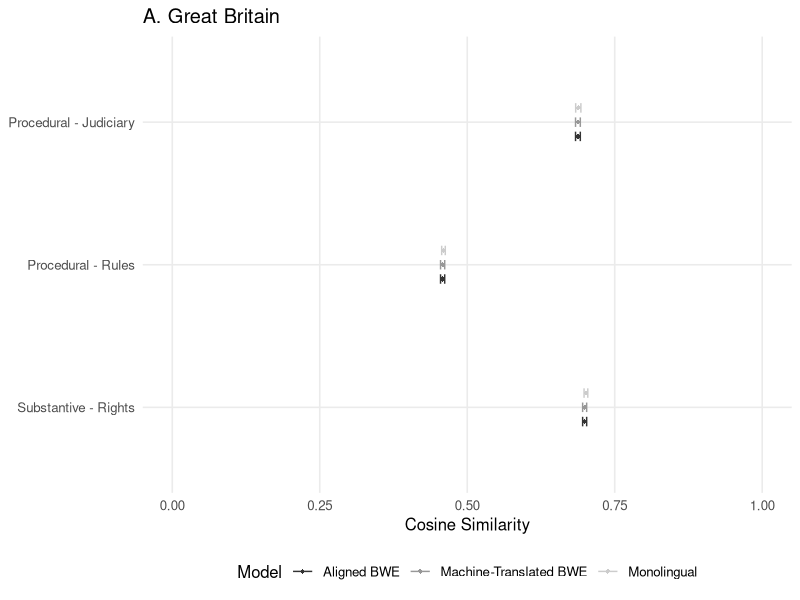
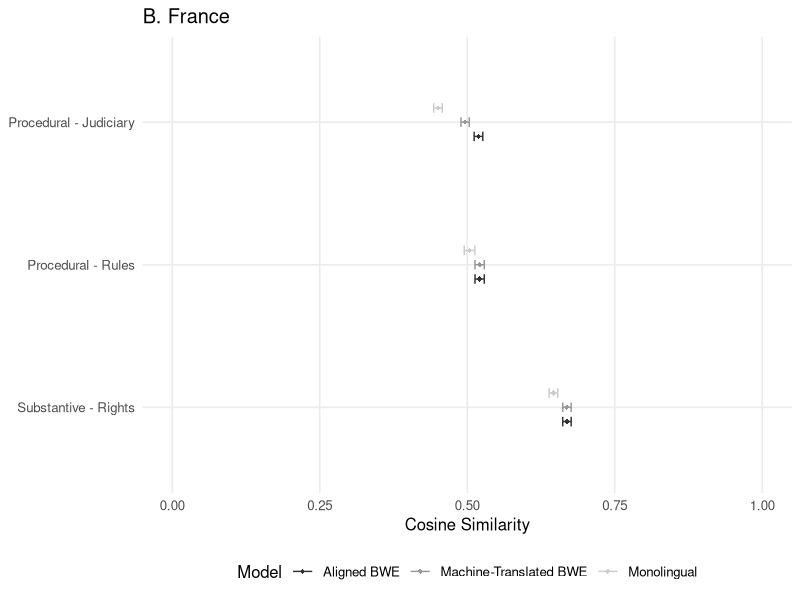
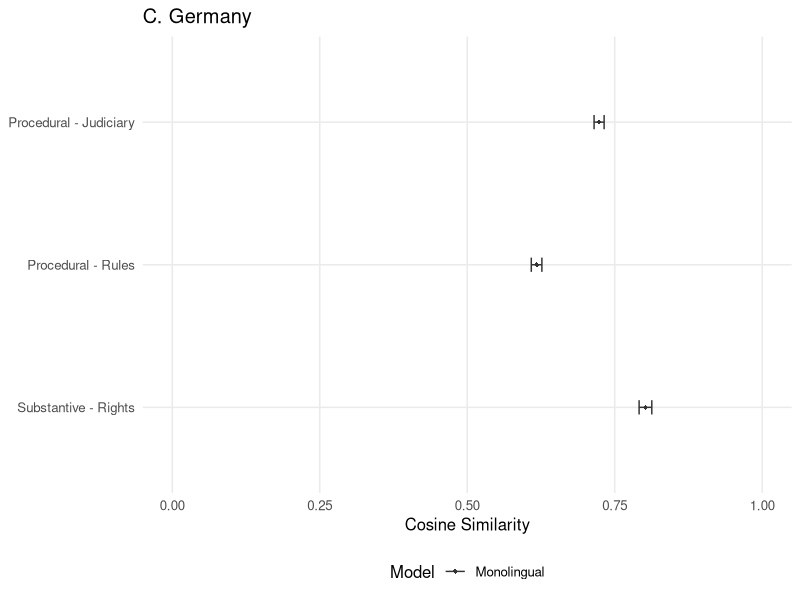
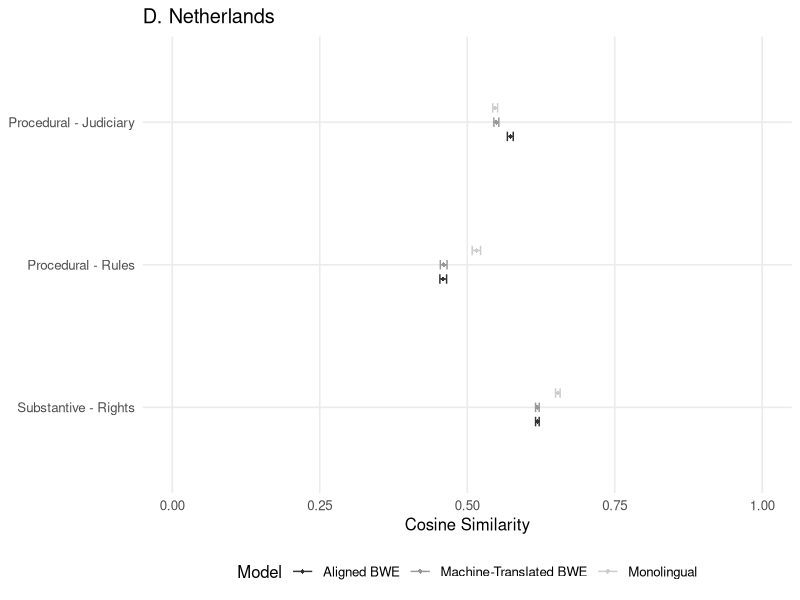
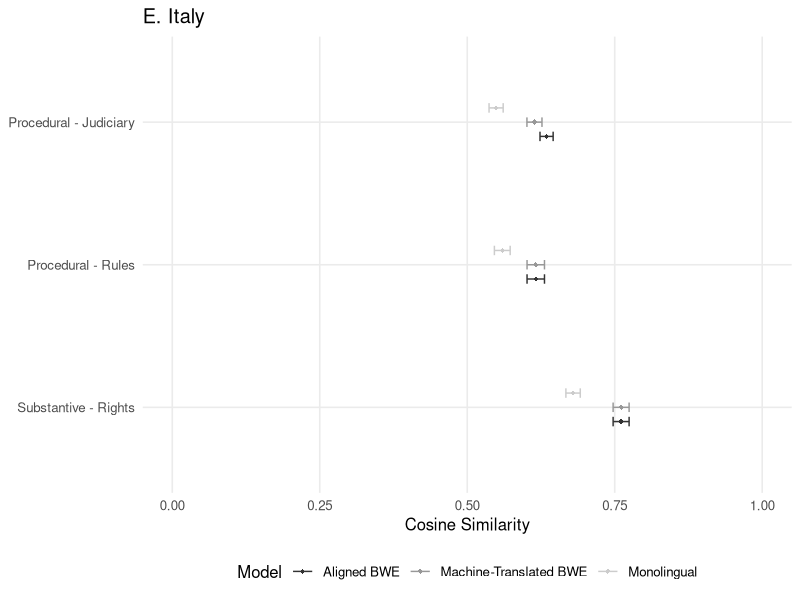
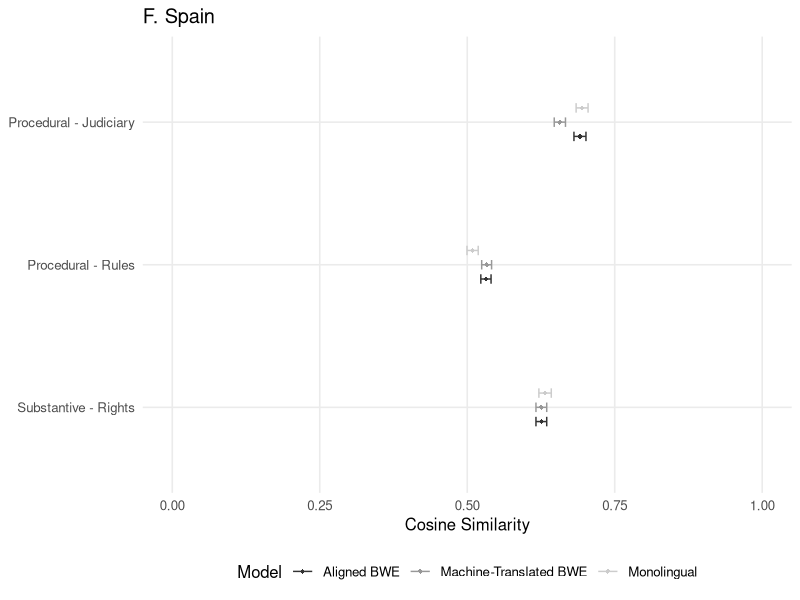
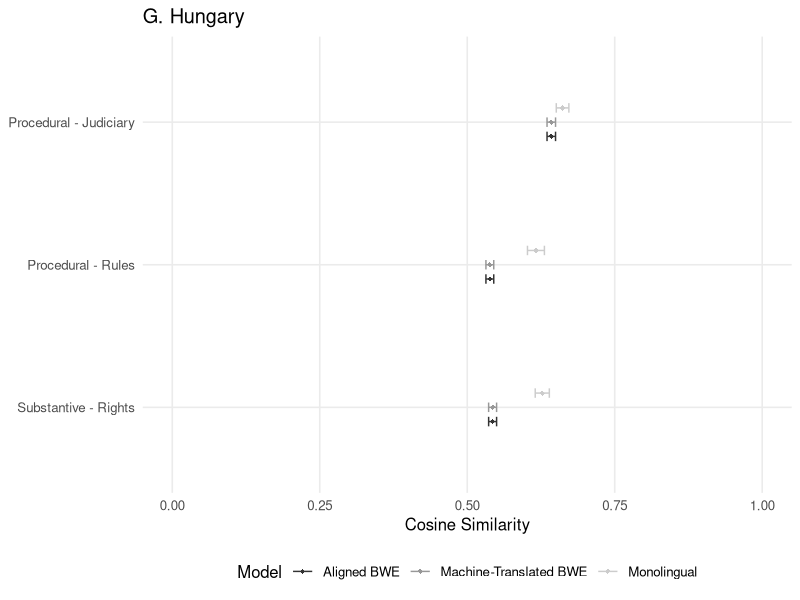
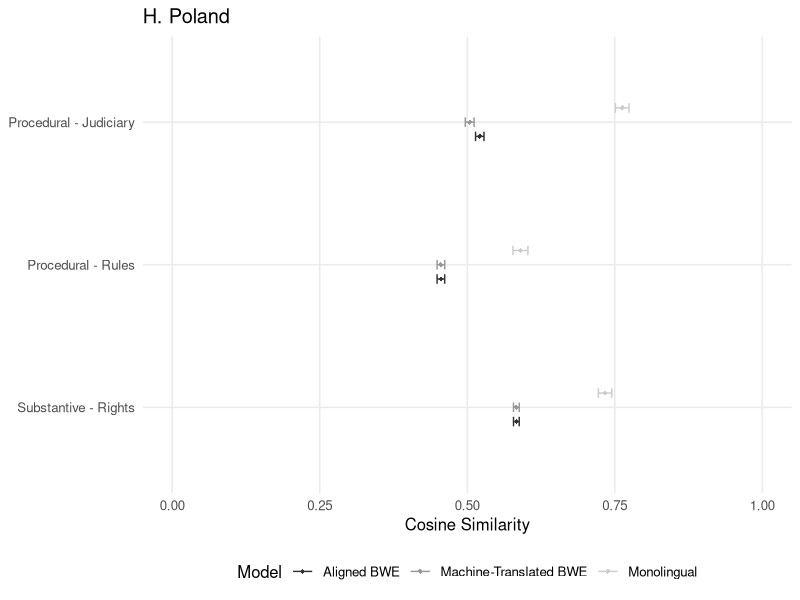

Here is the R script that generated these plots, in order:
## Bastián González-Bustamante and Jaroslaw Kantorowicz
## Faculty of Governance and Global Affairs, Leiden University
## August 2024

## Packages
library(tidyverse)
library(ggplot2)

## Data
parlamint <- read.csv("data/tidy/summary_estimates_ParlaMint.csv", sep = ",", encoding = "UTF-8")
wjp <- read.csv("data/tidy/wjp_recalculations.csv", sep = ";")
bootstrap <- 30

## 95% CIs
parlamint$se <- parlamint$std / sqrt(bootstrap)
parlamint$lower_ci <- parlamint$cosine - 1.96 * parlamint$se
parlamint$upper_ci <- parlamint$cosine + 1.96 * parlamint$se

pdf("results/figures/crosslingual_Great_Britain.pdf", width = 6.826666666666667, height = 5.12)
png("results/figures/crosslingual_Great_Britain.png", width = (1024*2), height = (768*2), units = 'px', res = 300)
ggplot(aes(x = cosine, y = factor(cluster, levels = rev(levels(factor(cluster)))),
           color = model, group = model), data = subset(parlamint, country == "Great Britain" & cluster != "Substantive - Democracy")) +
  geom_errorbar(aes(xmin = lower_ci, xmax = upper_ci), width = 0.2, position = position_dodge(0.3)) +
  geom_point(shape = 18, size = 1.5, position = position_dodge(0.3)) + 
  scale_colour_grey(name = "Model") +
  theme_minimal(base_size = 12) + theme(legend.position = "bottom") +
  coord_cartesian(expand = TRUE, xlim = c(0, 1)) +
  theme(panel.grid.minor = element_blank()) +
  labs(y = NULL, x = "Cosine Similarity", title = "A. Great Britain", subtitle = NULL, caption = NULL)
dev.off()

pdf("results/figures/crosslingual_France.pdf", width = 6.826666666666667, height = 5.12)
png("results/figures/crosslingual_France.png", width = (1024*2), height = (768*2), units = 'px', res = 300)
ggplot(aes(x = cosine, y = factor(cluster, levels = rev(levels(factor(cluster)))),
           color = model, group = model), data = subset(parlamint, country == "France" & cluster != "Substantive - Democracy")) +
  geom_errorbar(aes(xmin = lower_ci, xmax = upper_ci), width = 0.2, position = position_dodge(0.3)) +
  geom_point(shape = 18, size = 1.5, position = position_dodge(0.3)) + 
  scale_colour_grey(name = "Model") +
  theme_minimal(base_size = 12) + theme(legend.position = "bottom") +
  coord_cartesian(expand = TRUE, xlim = c(0, 1)) +
  theme(panel.grid.minor = element_blank()) +
  labs(y = NULL, x = "Cosine Similarity", title = "B. France", subtitle = NULL, caption = NULL)
dev.off()

pdf("results/figures/crosslingual_Germany.pdf", width = 6.826666666666667, height = 5.12)
png("results/figures/crosslingual_Germany.png", width = (1024*2), height = (768*2), units = 'px', res = 300)
ggplot(aes(x = cosine, y = factor(cluster, levels = rev(levels(factor(cluster)))),
           color = model, group = model), data = subset(parlamint, country == "Germany" & cluster != "Substantive - Democracy")) +
  geom_errorbar(aes(xmin = lower_ci, xmax = upper_ci), width = 0.1, position = position_dodge(0.3)) +
  geom_point(shape = 18, size = 1.5, position = position_dodge(0.3)) + 
  scale_colour_grey(name = "Model") +
  theme_minimal(base_size = 12) + theme(legend.position = "bottom") +
  coord_cartesian(expand = TRUE, xlim = c(0, 1)) +
  theme(panel.grid.minor = element_blank()) +
  labs(y = NULL, x = "Cosine Similarity", title = "C. Germany", subtitle = NULL, caption = NULL)
dev.off()

pdf("results/figures/crosslingual_Netherlands.pdf", width = 6.826666666666667, height = 5.12)
png("results/figures/crosslingual_Netherlands.png", width = (1024*2), height = (768*2), units = 'px', res = 300)
ggplot(aes(x = cosine, y = factor(cluster, levels = rev(levels(factor(cluster)))),
           color = model, group = model), data = subset(parlamint, country == "Netherlands" & cluster != "Substantive - Democracy")) +
  geom_errorbar(aes(xmin = lower_ci, xmax = upper_ci), width = 0.2, position = position_dodge(0.3)) +
  geom_point(shape = 18, size = 1.5, position = position_dodge(0.3)) + 
  scale_colour_grey(name = "Model") +
  theme_minimal(base_size = 12) + theme(legend.position = "bottom") +
  coord_cartesian(expand = TRUE, xlim = c(0, 1)) +
  theme(panel.grid.minor = element_blank()) +
  labs(y = NULL, x = "Cosine Similarity", title = "D. Netherlands", subtitle = NULL, caption = NULL)
dev.off()

pdf("results/figures/crosslingual_Italy.pdf", width = 6.826666666666667, height = 5.12)
png("results/figures/crosslingual_Italy.png", width = (1024*2), height = (768*2), units = 'px', res = 300)
ggplot(aes(x = cosine, y = factor(cluster, levels = rev(levels(factor(cluster)))),
           color = model, group = model), data = subset(parlamint, country == "Italy" & cluster != "Substantive - Democracy")) +
  geom_errorbar(aes(xmin = lower_ci, xmax = upper_ci), width = 0.2, position = position_dodge(0.3)) +
  geom_point(shape = 18, size = 1.5, position = position_dodge(0.3)) + 
  scale_colour_grey(name = "Model") +
  theme_minimal(base_size = 12) + theme(legend.position = "bottom") +
  coord_cartesian(expand = TRUE, xlim = c(0, 1)) +
  theme(panel.grid.minor = element_blank()) +
  labs(y = NULL, x = "Cosine Similarity", title = "E. Italy", subtitle = NULL, caption = NULL)
dev.off()

pdf("results/figures/crosslingual_Spain.pdf", width = 6.826666666666667, height = 5.12)
png("results/figures/crosslingual_Spain.png", width = (1024*2), height = (768*2), units = 'px', res = 300)
ggplot(aes(x = cosine, y = factor(cluster, levels = rev(levels(factor(cluster)))),
           color = model, group = model), data = subset(parlamint, country == "Spain" & cluster != "Substantive - Democracy")) +
  geom_errorbar(aes(xmin = lower_ci, xmax = upper_ci), width = 0.2, position = position_dodge(0.3)) +
  geom_point(shape = 18, size = 1.5, position = position_dodge(0.3)) + 
  scale_colour_grey(name = "Model") +
  theme_minimal(base_size = 12) + theme(legend.position = "bottom") +
  coord_cartesian(expand = TRUE, xlim = c(0, 1)) +
  theme(panel.grid.minor = element_blank()) +
  labs(y = NULL, x = "Cosine Similarity", title = "F. Spain", subtitle = NULL, caption = NULL)
dev.off()

pdf("results/figures/crosslingual_Hungary.pdf", width = 6.826666666666667, height = 5.12)
png("results/figures/crosslingual_Hungary.png", width = (1024*2), height = (768*2), units = 'px', res = 300)
ggplot(aes(x = cosine, y = factor(cluster, levels = rev(levels(factor(cluster)))),
           color = model, group = model), data = subset(parlamint, country == "Hungary" & cluster != "Substantive - Democracy")) +
  geom_errorbar(aes(xmin = lower_ci, xmax = upper_ci), width = 0.2, position = position_dodge(0.3)) +
  geom_point(shape = 18, size = 1.5, position = position_dodge(0.3)) + 
  scale_colour_grey(name = "Model") +
  theme_minimal(base_size = 12) + theme(legend.position = "bottom") +
  coord_cartesian(expand = TRUE, xlim = c(0, 1)) +
  theme(panel.grid.minor = element_blank()) +
  labs(y = NULL, x = "Cosine Similarity", title = "G. Hungary", subtitle = NULL, caption = NULL)
dev.off()

pdf("results/figures/crosslingual_Poland.pdf", width = 6.826666666666667, height = 5.12)
png("results/figures/crosslingual_Poland.png", width = (1024*2), height = (768*2), units = 'px', res = 300)
ggplot(aes(x = cosine, y = factor(cluster, levels = rev(levels(factor(cluster)))),
           color = model, group = model), data = subset(parlamint, country == "Poland" & cluster != "Substantive - Democracy")) +
  geom_errorbar(aes(xmin = lower_ci, xmax = upper_ci), width = 0.2, position = position_dodge(0.3)) +
  geom_point(shape = 18, size = 1.5, position = position_dodge(0.3)) + 
  scale_colour_grey(name = "Model") +
  theme_minimal(base_size = 12) + theme(legend.position = "bottom") +
  coord_cartesian(expand = TRUE, xlim = c(0, 1)) +
  theme(panel.grid.minor = element_blank()) +
  labs(y = NULL, x = "Cosine Similarity", title = "H. Poland", subtitle = NULL, caption = NULL)
dev.off()

pdf("results/figures/crosslingual_judiciary.pdf", width = 6.826666666666667, height = 5.12)
png("results/figures/crosslingual_judiciary.png", width = (1024*2), height = (768*2), units = 'px', res = 300)
ggplot(aes(x = cosine, y = factor(country, levels = rev(levels(factor(country)))), color = model, group = model), 
       data = subset(parlamint, cluster == "Procedural - Judiciary")) +
  geom_errorbar(aes(xmin = lower_ci, xmax = upper_ci), width = 0.2, position = position_dodge(0.8)) +
  geom_point(shape = 18, size = 2, position = position_dodge(0.8)) + 
  scale_colour_grey(name = "Model") +
  theme_minimal(base_size = 12) + theme(legend.position = "bottom") +
  coord_cartesian(expand = TRUE, xlim = c(0, 1)) +
  theme(panel.grid.minor = element_blank()) +
  labs(y = NULL, x = "Cosine Similarity", title = NULL, subtitle = NULL, caption = NULL)
dev.off()

pdf("results/figures/crosslingual_rules.pdf", width = 6.826666666666667, height = 5.12)
png("results/figures/crosslingual_rules.png", width = (1024*2), height = (768*2), units = 'px', res = 300)
ggplot(aes(x = cosine, y = factor(country, levels = rev(levels(factor(country)))), color = model, group = model), 
       data = subset(parlamint, cluster == "Procedural - Rules")) +
  geom_errorbar(aes(xmin = lower_ci, xmax = upper_ci), width = 0.2, position = position_dodge(0.8)) +
  geom_point(shape = 18, size = 2, position = position_dodge(0.8)) + 
  scale_colour_grey(name = "Model") +
  theme_minimal(base_size = 12) + theme(legend.position = "bottom") +
  coord_cartesian(expand = TRUE, xlim = c(0, 1)) +
  theme(panel.grid.minor = element_blank()) +
  labs(y = NULL, x = "Cosine Similarity", title = NULL, subtitle = NULL, caption = NULL)
dev.off()

pdf("results/figures/crosslingual_rights.pdf", width = 6.826666666666667, height = 5.12)
png("results/figures/crosslingual_rights.png", width = (1024*2), height = (768*2), units = 'px', res = 300)
ggplot(aes(x = cosine, y = factor(country, levels = rev(levels(factor(country)))), color = model, group = model), 
       data = subset(parlamint, cluster == "Substantive - Rights")) +
  geom_errorbar(aes(xmin = lower_ci, xmax = upper_ci), width = 0.2, position = position_dodge(0.8)) +
  geom_point(shape = 18, size = 2, position = position_dodge(0.8)) + 
  scale_colour_grey(name = "Model") +
  theme_minimal(base_size = 12) + theme(legend.position = "bottom") +
  coord_cartesian(expand = TRUE, xlim = c(0, 1)) +
  theme(panel.grid.minor = element_blank()) +
  labs(y = NULL, x = "Cosine Similarity", title = NULL, subtitle = NULL, caption = NULL)
dev.off()

## Recoding WJP
wjp$constraints <- as.numeric(str_replace_all(wjp$Factor.1..Constraints.on.Government.Powers, ",", "."))
wjp$corruption <- as.numeric(str_replace_all(wjp$Factor.2..Absence.of.Corruption, ",", "."))
wjp$open_government <- as.numeric(str_replace_all(wjp$Factor.3..Open.Government, ",", "."))
wjp$rights <- as.numeric(str_replace_all(wjp$Factor.4..Fundamental.Rights, ",", "."))
wjp$security <- as.numeric(str_replace_all(wjp$Factor.5..Order.and.Security, ",", "."))
wjp$regulations <- as.numeric(str_replace_all(wjp$Factor.6..Regulatory.Enforcement, ",", "."))
wjp$civil_justice <- as.numeric(str_replace_all(wjp$Factor.7..Civil.Justice, ",", "."))
wjp$criminal_justice <- as.numeric(str_replace_all(wjp$Factor.8..Criminal.Justice, ",", "."))
wjp <- wjp %>% mutate(justice = (criminal_justice + civil_justice)/2)
wjp$WJP <- as.numeric(str_replace_all(wjp$WJP.Rule.of.Law.Index..Overall.Score, ",", "."))

wjp$constraints_weight <- 0.38/3.22 ## accountability 0.1180124
wjp$corruption_weight <- 0.46/3.22 ## corruption 0.1428571
wjp$open_government_weight <- 0.39/3.22 ## open government 0.121118
wjp$human_rights_weight <- 0.61/3.22 ## human rights 0.189441
wjp$security_weight <- 0.39/3.22 ## security 0.121118
wjp$regulations_weight <- 0.33/3.22 ## regulations 0.1024845
wjp$justice_weight <- 0.66/3.22 ## judicial independence 0.2049689

wjp <- wjp %>% mutate(WJP_Recalculated = constraints_weight*constraints +
                        corruption_weight * corruption +
                        open_government_weight * open_government +
                        human_rights_weight * rights +
                        security_weight * security +
                        regulations_weight * regulations +
                        justice_weight * justice)

wjp <- wjp %>% mutate(WJP_difference = abs(WJP - WJP_Recalculated))

wjp_order <- wjp %>% arrange(desc(WJP_difference))

wjp_selected <- wjp %>% filter(Country.Code == "POL" | 
                                 Country.Code == "HUN" | 
                                 Country.Code == "ITA" | 
                                 Country.Code == "FRA" | 
                                 Country.Code == "DEU" | 
                                 Country.Code == "ESP" | 
                                 Country.Code == "NLD" | 
                                 Country.Code == "GBR")

wjp_selected <- wjp_selected[order(-wjp_selected$WJP),]

wjp_selected <- wjp_selected %>% arrange(desc(WJP))

pdf("results/figures/recalculation_main.pdf", width = 6.826666666666667, height = 5.12)
png("results/figures/recalculation_main.png", width = (1024*2), height = (768*2), units = 'px', res = 300)
ggplot(wjp_selected, aes(y = reorder(Country.Code, WJP))) +
  geom_segment(aes(yend = Country.Code, x = WJP, xend = WJP_Recalculated)) +
  geom_point(aes(x = WJP, color = "WJP"), size = 3) + 
  geom_point(aes(x = WJP_Recalculated, color = "WJP Recalculated"), size = 4, shape = 18, alpha = 0.7) +  
  scale_colour_manual(name = NULL,  values = c("WJP Recalculated" = "black", "WJP" = "grey")) +
  theme_minimal(base_size = 12) + 
  theme(legend.position = "bottom") +
  coord_cartesian(expand = TRUE, xlim = c(0, 1)) + 
  theme(panel.grid.minor = element_blank()) +
  labs(y = NULL, x = "Rule of Law Index", title = NULL, subtitle = NULL, caption = NULL) +
  scale_y_discrete(labels = c("NLD" = "Netherlands", "DEU" = "Germany", "GBR" = "Great Britain",
                              "FRA" = "France", "ESP" = "Spain", "ITA" = "Italy", "POL" = "Poland",
                              "HUN" = "Hungary"))
dev.off()

pdf("results/figures/recalculation_addition.pdf", width = 6.826666666666667, height = 5.12)
png("results/figures/recalculation_addition.png", width = (1024*2), height = (768*2), units = 'px', res = 300)
ggplot(wjp_order[c(1:10),], aes(y = reorder(Country.Code, WJP))) +
  geom_segment(aes(yend = Country.Code, x = WJP, xend = WJP_Recalculated)) +
  geom_point(aes(x = WJP, color = "WJP"), size = 3) + 
  geom_point(aes(x = WJP_Recalculated, color = "WJP Recalculated"), size = 4, shape = 18, alpha = 0.7) +  
  scale_colour_manual(name = NULL,  values = c("WJP Recalculated" = "black", "WJP" = "grey")) +
  theme_minimal(base_size = 12) + 
  theme(legend.position = "bottom") +
  coord_cartesian(expand = TRUE, xlim = c(0, 1)) + 
  theme(panel.grid.minor = element_blank()) +
  labs(y = NULL, x = "Rule of Law Index", title = NULL, subtitle = NULL, caption = NULL) +
  scale_y_discrete(labels = c("PRT" = "Portugal", "CRI" = "Costa Rica", "ARE" = "United Arab Emirates",
                              "HRV" = "Croatia", "GEO" = "Georgia", "MNE" = "Montenegro", "PAN" = "Panama",
                              "CHN" = "China", "IRN" = "Iran", "VEN" = "Venezuela"))
dev.off()
